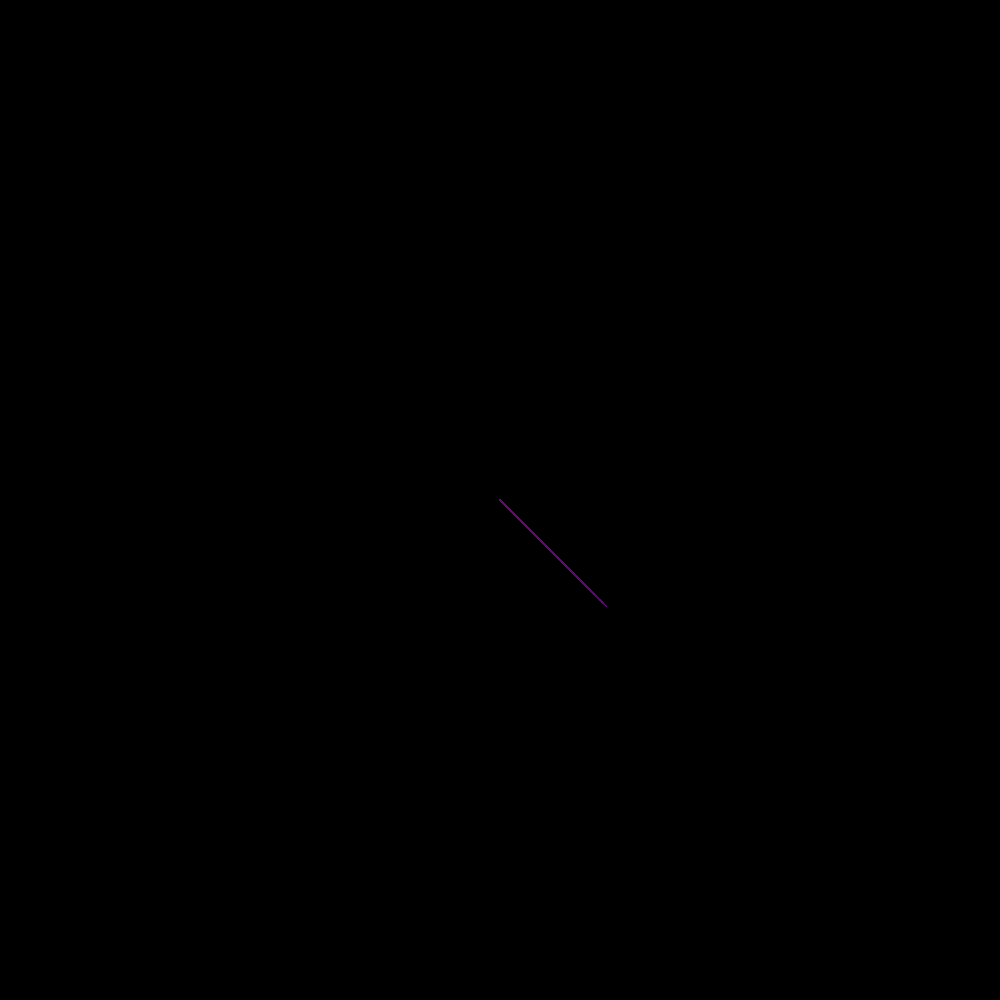
Frame 1 (no input)
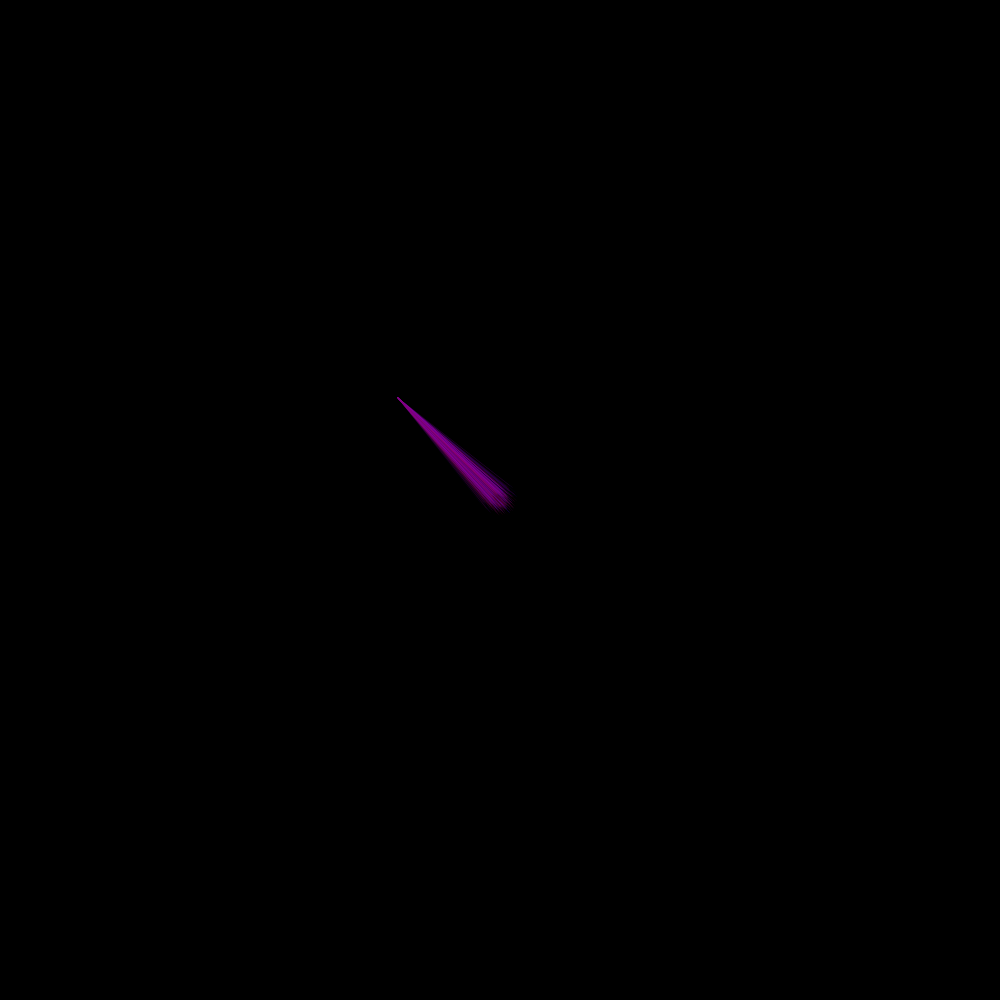
Frame 60 (the mouse pressed at the canvas centre just before this capture)
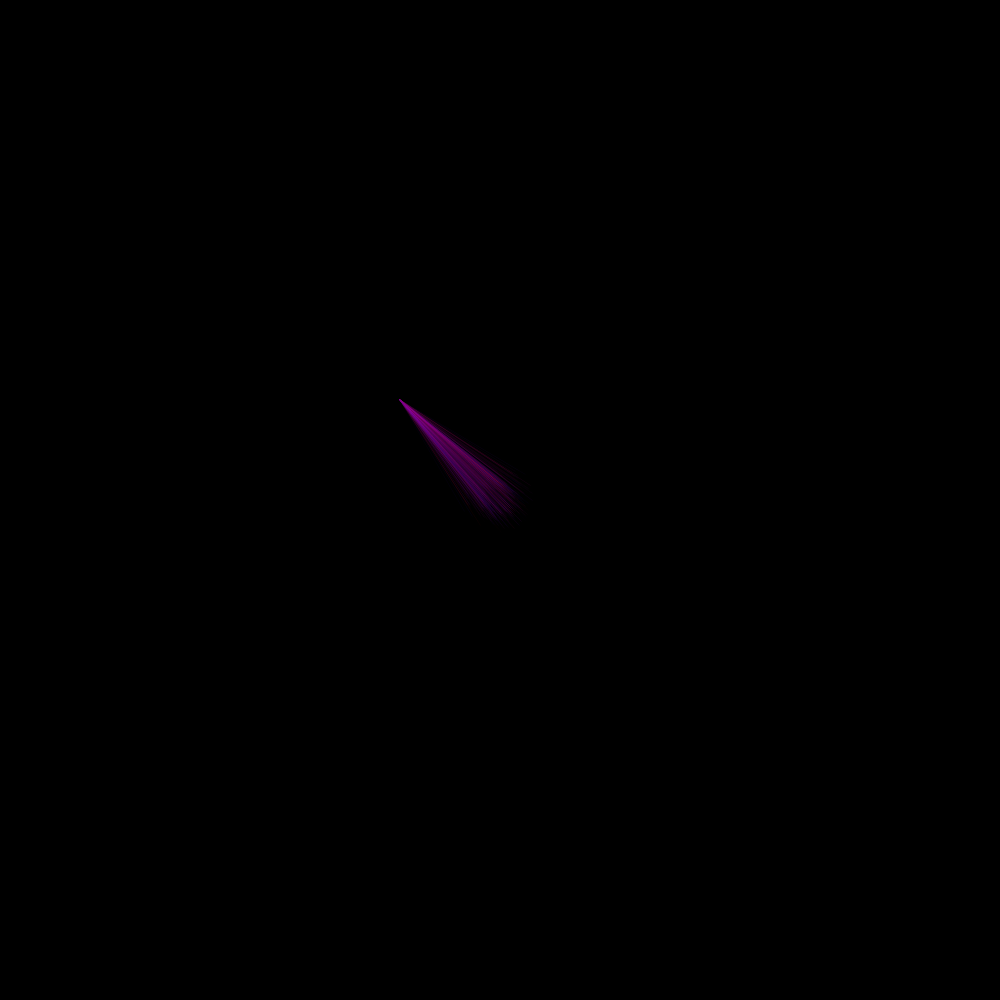
Frame 120 (the mouse held since frame 60 and released just before this capture)

The Processing sketch that drew these frames (run headless with seeded random() and noise(); from frame 60 on, the mouse is pressed at the canvas centre):

// Processing sketch: sketch_200707d
// ── sketch_200707d.pde
int n =  500;
Line[] l = new Line[n];
float rn = 500;
float step = 0.02;
float noise_line = rn * noise(step);



void setup() {
  size(1000, 1000);
  background(0);
  noStroke();
  smooth();
  strokeWeight(0.1);
  frameRate(25);
  
  for (int i = 0; i < l.length; i++) {
    l[i] = new Line(noise_line, noise_line, noise_line, noise_line, random(20.0));
    step +=10;
  }
}
  

void draw() {
  background(0);
  for (int i = 0; i < l.length; i++) {
    l[i].update();
    l[i].display();
  };
}

class Line {
  float x1,x2;
  float y1,y2;
  float cc;
  float noiseArgR;
  float noiseArgX;
  float noiseArgY;
  float radians;
  float radius;
  float mynoise;
  
  Line(float _x1, float _y1, float _x2, float _y2, float _mynoise) {
    x1 = _x1;
    x2 = _x2;
    y1 = _y1;
    y2 = _y2;
    mynoise = _mynoise;
  }
    



void display() {
  line(x1, y1, x2, y2);

  
}


void update() {
  radians = noise(mynoise) * 360 * 1.5;
  radius += noise(mynoise) * 0.4;
  x1 = noise(noiseArgX) * width; 
  y1 = noise(noiseArgY) * height;
  x2 = cos(radians) * radius + width / 2;
  y2 = sin(radians) * radius + height / 2;
  cc = noise(noiseArgR) * 255;
  stroke(random(255), 0, random(255), cc);
  noiseArgR += 1.5;
  noiseArgX += 0.01;
  noiseArgY += 0.01;
}


}  
  
  
  
  
  
